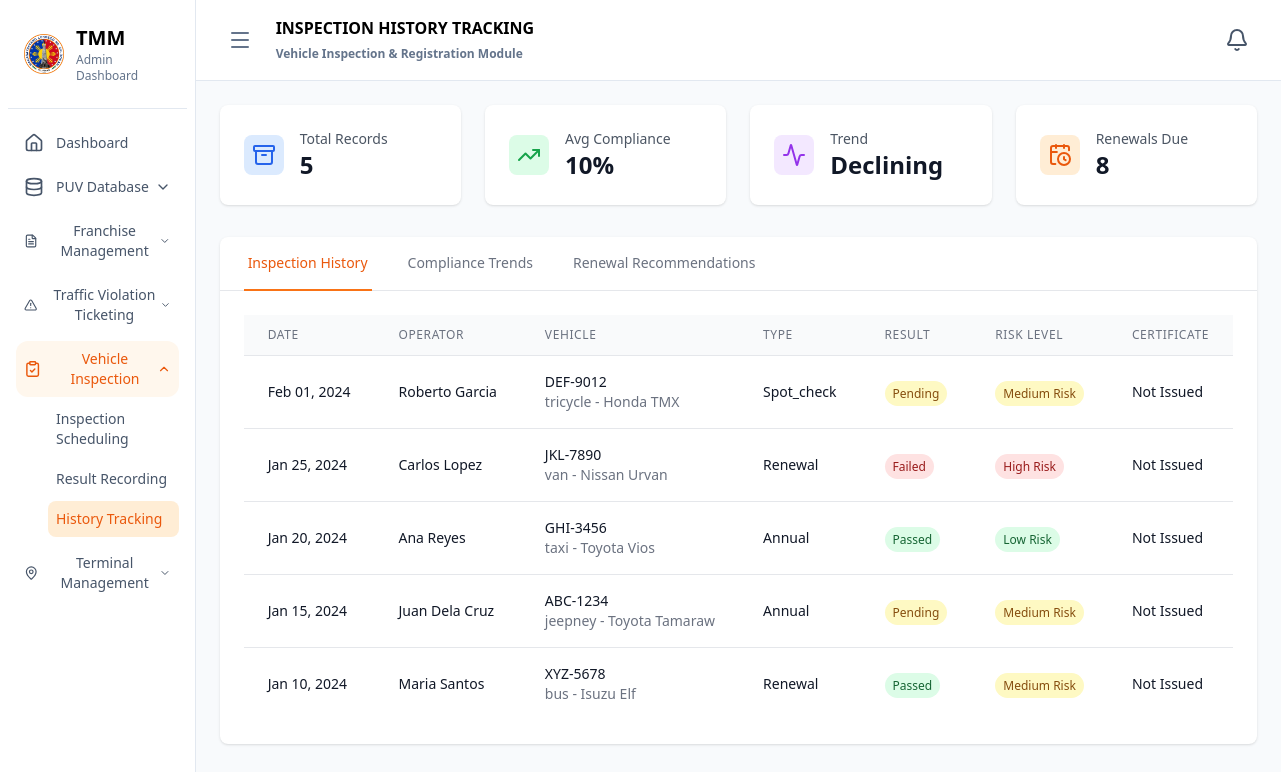
Screenshot of /administrator/vehicle_inspection_and_registration/inspection_history_tracking/index.php with the database file from the repository.
### tables this page shows
CREATE TABLE inspection_records (
    inspection_id VARCHAR(20) PRIMARY KEY,
    vehicle_id VARCHAR(20) NOT NULL,
    inspection_date DATE NOT NULL,
    inspector_name VARCHAR(100) NOT NULL,
    inspection_type ENUM('annual', 'renewal', 'spot_check') NOT NULL,
    result ENUM('passed', 'failed', 'conditional', 'pending') NOT NULL DEFAULT 'pending',
    remarks TEXT,
    next_inspection_due DATE,
    certificate_number VARCHAR(50),
    created_at TIMESTAMP DEFAULT CURRENT_TIMESTAMP,
    FOREIGN KEY (vehicle_id) REFERENCES vehicles(vehicle_id) ON DELETE CASCADE
);

CREATE TABLE operators (
    operator_id VARCHAR(20) PRIMARY KEY,
    first_name VARCHAR(100) NOT NULL,
    last_name VARCHAR(100) NOT NULL,
    middle_name VARCHAR(100),
    address TEXT NOT NULL,
    contact_number VARCHAR(15) NOT NULL,
    email VARCHAR(100),
    license_number VARCHAR(50) NOT NULL UNIQUE,
    license_expiry DATE NOT NULL,
    date_registered TIMESTAMP DEFAULT CURRENT_TIMESTAMP,
    status ENUM('active', 'inactive', 'suspended') DEFAULT 'active'
);

CREATE TABLE vehicles (
    vehicle_id VARCHAR(20) PRIMARY KEY,
    operator_id VARCHAR(20) NOT NULL,
    plate_number VARCHAR(15) NOT NULL UNIQUE,
    vehicle_type ENUM('jeepney', 'bus', 'tricycle', 'taxi', 'van') NOT NULL,
    make VARCHAR(50) NOT NULL,
    model VARCHAR(50) NOT NULL,
    year_manufactured YEAR NOT NULL,
    engine_number VARCHAR(50) NOT NULL,
    chassis_number VARCHAR(50) NOT NULL,
    seating_capacity INT NOT NULL,
    date_registered TIMESTAMP DEFAULT CURRENT_TIMESTAMP,
    status ENUM('active', 'inactive', 'for_inspection', 'suspended') DEFAULT 'active',
    FOREIGN KEY (operator_id) REFERENCES operators(operator_id) ON DELETE CASCADE
);

CREATE TABLE violation_analytics (
    analytics_id VARCHAR(20) PRIMARY KEY,
    operator_id VARCHAR(20) NOT NULL,
    vehicle_id VARCHAR(20) NOT NULL,
    total_violations INT DEFAULT 0,
    last_violation_date DATE,
    repeat_offender_flag BOOLEAN DEFAULT FALSE,
    risk_level ENUM('low', 'medium', 'high') DEFAULT 'low',
    compliance_score DECIMAL(5,2) DEFAULT 100.00,
    updated_at TIMESTAMP DEFAULT CURRENT_TIMESTAMP ON UPDATE CURRENT_TIMESTAMP,
    FOREIGN KEY (operator_id) REFERENCES operators(operator_id) ON DELETE CASCADE,
    FOREIGN KEY (vehicle_id) REFERENCES vehicles(vehicle_id) ON DELETE CASCADE
);

### administrator/vehicle_inspection_and_registration/inspection_history_tracking/index.php (the view, shortened to what the rows shown need)
<?php
require_once '../../../config/database.php';
require_once '../../../config/config.php';
$database = new Database();
$conn = $database->getConnection();
$inspection_history = getInspectionHistory($conn);
function getInspectionHistory($conn) {
    $query = "SELECT ir.*, o.first_name, o.last_name, v.plate_number, v.vehicle_type, v.make, v.model,
              va.repeat_offender_flag, va.risk_level
              FROM inspection_records ir
              JOIN vehicles v ON ir.vehicle_id = v.vehicle_id
              JOIN operators o ON v.operator_id = o.operator_id
              LEFT JOIN violation_analytics va ON v.operator_id = va.operator_id AND v.vehicle_id = va.vehicle_id
              ORDER BY ir.inspection_date DESC
              LIMIT 50";
    $stmt = $conn->prepare($query);
    $stmt->execute();
    return $stmt->fetchAll(PDO::FETCH_ASSOC);
}
?>
<!DOCTYPE html>
<html lang="en">
<head>
    <script src="https://cdn.tailwindcss.com"></script>
</head>
<body class="bg-slate-50 dark:bg-slate-900">
    <div class="flex h-screen">
        <div id="sidebar" class="w-64 bg-white border-r border-slate-200 dark:bg-slate-900 dark:border-slate-700 transform transition-transform duration-300 ease-in-out translate-x-0">
            <div class="p-6">
                <div class="flex items-center space-x-3">
                    <div>
                        <h1 class="text-xl font-bold dark:text-white">TMM</h1>
                    </div>
                </div>
            </div>
        </div>
        <div class="flex-1 flex flex-col transition-all duration-300 ease-in-out">
            <div class="bg-white border-b border-slate-200 px-6 py-4 dark:bg-slate-800 dark:border-slate-700">
                <div class="flex items-center justify-between">
                    <div class="flex items-center space-x-4">
                        <div>
                            <h1 class="text-md font-bold dark:text-white">INSPECTION HISTORY TRACKING</h1>
                        </div>
                    </div>
                </div>
            </div>
            <div class="flex-1 p-6 overflow-auto">
                <div class="bg-white rounded-lg shadow">
                    <div id="history-content" class="p-6">
                        <div class="overflow-x-auto">
                            <table class="min-w-full divide-y divide-gray-200">
                                <thead class="bg-gray-50">
                                    <tr>
                                        <th class="px-6 py-3 text-left text-xs font-medium text-gray-500 uppercase tracking-wider">Date</th>
                                        <th class="px-6 py-3 text-left text-xs font-medium text-gray-500 uppercase tracking-wider">Operator</th>
                                        <th class="px-6 py-3 text-left text-xs font-medium text-gray-500 uppercase tracking-wider">Vehicle</th>
                                        <th class="px-6 py-3 text-left text-xs font-medium text-gray-500 uppercase tracking-wider">Type</th>
                                        <th class="px-6 py-3 text-left text-xs font-medium text-gray-500 uppercase tracking-wider">Result</th>
                                        <th class="px-6 py-3 text-left text-xs font-medium text-gray-500 uppercase tracking-wider">Risk Level</th>
                                        <th class="px-6 py-3 text-left text-xs font-medium text-gray-500 uppercase tracking-wider">Certificate</th>
                                    </tr>
                                </thead>
                                <tbody class="bg-white divide-y divide-gray-200">
                                    <?php foreach ($inspection_history as $record): ?>
                                    <tr>
                                        <td class="px-6 py-4 whitespace-nowrap text-sm text-gray-900">
                                            <?php echo formatDate($record['inspection_date']); ?>
                                        </td>
                                        <td class="px-6 py-4 whitespace-nowrap">
                                            <div class="text-sm font-medium text-gray-900"><?php echo htmlspecialchars($record['first_name'] . ' ' . $record['last_name']); ?></div>
                                        </td>
                                        <td class="px-6 py-4 whitespace-nowrap">
                                            <div class="text-sm font-medium text-gray-900"><?php echo htmlspecialchars($record['plate_number']); ?></div>
                                            <div class="text-sm text-gray-500"><?php echo htmlspecialchars($record['vehicle_type'] . ' - ' . $record['make'] . ' ' . $record['model']); ?></div>
                                        </td>
                                        <td class="px-6 py-4 whitespace-nowrap text-sm text-gray-900">
                                            <?php echo ucfirst($record['inspection_type']); ?>
                                        </td>
                                        <td class="px-6 py-4 whitespace-nowrap">
                                            <?php echo getStatusBadge($record['result']); ?>
                                        </td>
                                        <td class="px-6 py-4 whitespace-nowrap">
                                            <?php if ($record['risk_level']): ?>
                                                <?php echo getRiskBadge($record['risk_level']); ?>
                                            <?php else: ?>
                                                <span class="text-gray-400">N/A</span>
                                            <?php endif; ?>
                                        </td>
                                        <td class="px-6 py-4 whitespace-nowrap text-sm text-gray-900">
                                            <?php echo $record['certificate_number'] ?? 'Not Issued'; ?>
                                        </td>
                                    </tr>
                                    <?php endforeach; ?>
                                </tbody>
                            </table>
                        </div>
                    </div>
                </div>
            </div>
        </div>
    </div>
</body>
</html>

### config/config.php (shortened to what the rows shown need)
<?php
function formatDate($date) {
    return date('M d, Y', strtotime($date));
}
function getStatusBadge($status, $type = 'default') {
    $badges = [
        'active' => 'bg-green-100 text-green-800',
        'inactive' => 'bg-gray-100 text-gray-800',
        'suspended' => 'bg-red-100 text-red-800',
        'valid' => 'bg-green-100 text-green-800',
        'expired' => 'bg-red-100 text-red-800',
        'pending' => 'bg-yellow-100 text-yellow-800',
        'revoked' => 'bg-red-100 text-red-800',
        'passed' => 'bg-green-100 text-green-800',
        'failed' => 'bg-red-100 text-red-800',
        'overdue' => 'bg-orange-100 text-orange-800',
        'paid' => 'bg-green-100 text-green-800',
        'unpaid' => 'bg-red-100 text-red-800',
        'partial' => 'bg-yellow-100 text-yellow-800'
    ];
    $class = $badges[$status] ?? 'bg-gray-100 text-gray-800';
    return "<span class='px-2 py-1 text-xs font-medium {$class} rounded-full'>" . ucfirst($status) . "</span>";
}
function getRiskBadge($risk_level) {
    $badges = [
        'low' => 'bg-green-100 text-green-800',
        'medium' => 'bg-yellow-100 text-yellow-800',
        'high' => 'bg-red-100 text-red-800'
    ];
    $class = $badges[$risk_level] ?? 'bg-gray-100 text-gray-800';
    $label = RISK_LEVELS[$risk_level] ?? ucfirst($risk_level);
    return "<span class='px-2 py-1 text-xs font-medium {$class} rounded-full'>{$label}</span>";
}
?>

### rows the page displays
inspection_records: inspection_date "Feb 01, 2024", operators.first_name+last_name "Roberto Garcia", vehicle.plate_number "DEF-9012", vehicle.model "tricycle - Honda TMX", inspection_type "Spot_check", result "Pending", violation_analytics.risk_level "Medium Risk", certificate_number "Not Issued"
inspection_records: inspection_date "Jan 25, 2024", operators.first_name+last_name "Carlos Lopez", vehicle.plate_number "JKL-7890", vehicle.model "van - Nissan Urvan", inspection_type "Renewal", result "Failed", violation_analytics.risk_level "High Risk", certificate_number "Not Issued"
inspection_records: inspection_date "Jan 20, 2024", operators.first_name+last_name "Ana Reyes", vehicle.plate_number "GHI-3456", vehicle.model "taxi - Toyota Vios", inspection_type "Annual", result "Passed", violation_analytics.risk_level "Low Risk", certificate_number "Not Issued"
inspection_records: inspection_date "Jan 15, 2024", operators.first_name+last_name "Juan Dela Cruz", vehicle.plate_number "ABC-1234", vehicle.model "jeepney - Toyota Tamaraw", inspection_type "Annual", result "Pending", violation_analytics.risk_level "Medium Risk", certificate_number "Not Issued"
inspection_records: inspection_date "Jan 10, 2024", operators.first_name+last_name "Maria Santos", vehicle.plate_number "XYZ-5678", vehicle.model "bus - Isuzu Elf", inspection_type "Renewal", result "Passed", violation_analytics.risk_level "Medium Risk", certificate_number "Not Issued"

### other values shown
$stats['total_records'] "5"
$stats['avg_compliance'] "10"
$stats['trend_direction'] "Declining"
$stats['renewals_due'] "8"
